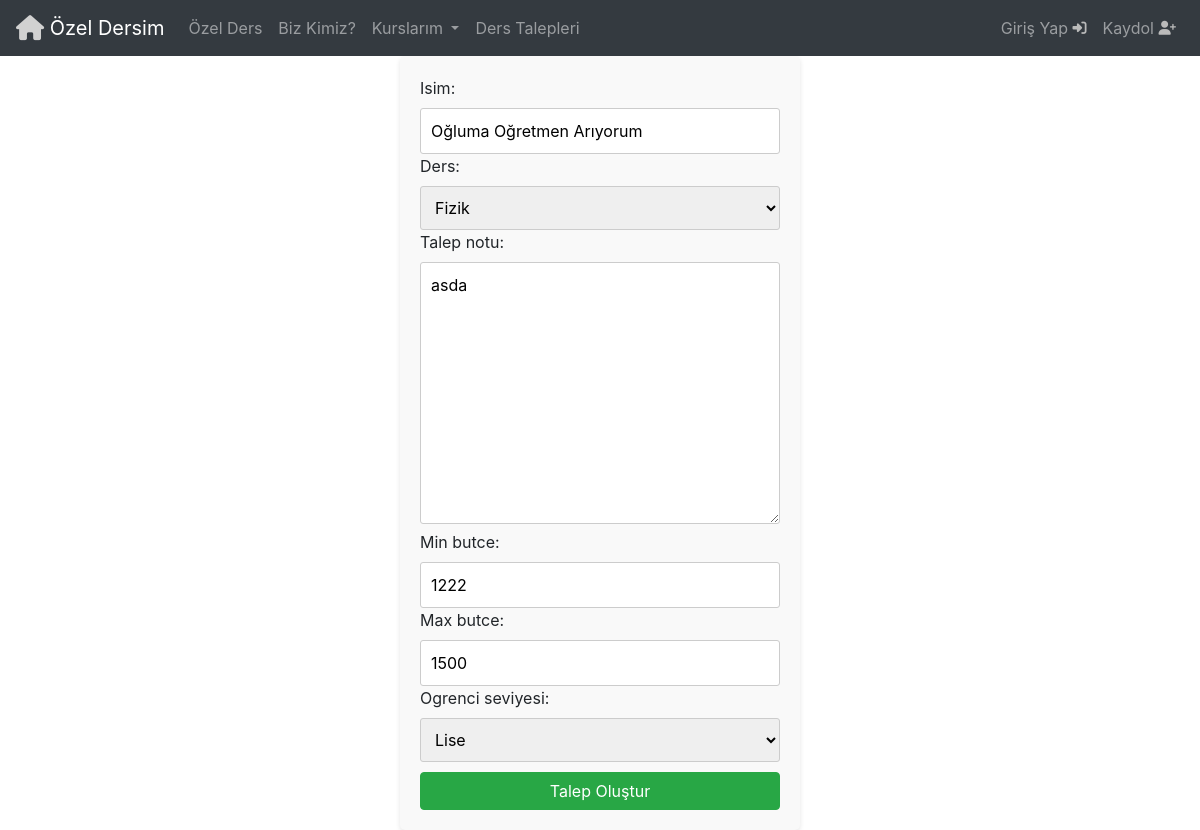
/talep_duzenle/21/, run on the app's committed database.
### Base/models.py (models this page shows, shortened)
class DersTalepleri(models.Model):
  seviye = [
    ('ilkokul', 'İlkokul'),
    ('ortaokul', 'Ortaokul'),
    ('lise', 'Lise'),
    ('universite', 'Üniversite'),
    ('yukseklisans','Yüksek Lisans'),
  ]
  kullanici = models.ForeignKey(User, on_delete=models.CASCADE)
  isim = models.CharField(max_length=50)
  ders = models.ForeignKey(Ders, on_delete=models.CASCADE)
  talep_notu= models.TextField(max_length=200,null=True,blank=True)
  talep_durumu = models.BooleanField(default=False)
  min_butce = models.IntegerField(validators=[MinValueValidator(0)])
  max_butce = models.IntegerField(validators=[MaxValueValidator(10000)])
  ogrenci_seviyesi = models.CharField(max_length=50,choices=seviye)
  olusturulma_tarihi = models.DateTimeField(auto_now_add=True)

class Ders(models.Model):
  ders = models.CharField(max_length=50)
  def __str__(self) :
    return self.ders

### Base/views.py (the view)
# urls.py: path('talep_duzenle/<str:pk>/', views.talep_duzenle, name='TalepDuzenle'),
def talep_duzenle(request, pk):
   ders_talebi = DersTalepleri.objects.get(id=pk)
   if request.method == 'POST':
        min=request.POST.get('min_butce')
        max=request.POST.get('max_butce')
        if max >= min:
           form = DersTalepleriForm(request.POST, instance=ders_talebi)
           if form.is_valid():
             form.save()
             return redirect('DersTalepleri')
        else:
            messages.error(request,'Minimum bütçe aralığı maksimum bütçe aralığından büyük olamaz')
            form = DersTalepleriForm()
   else:
      form = DersTalepleriForm(instance=ders_talebi)
   return render(request, 'TalepOluştur.html', {'form': form})

### Base/formlar.py
class DersTalepleriForm(forms.ModelForm):
    class Meta:
        model = DersTalepleri
        fields = ['isim' , 'ders' , 'talep_notu' , 'min_butce' , 'max_butce' , 'ogrenci_seviyesi']
    def __init__(self, *args, **kwargs):
        super().__init__(*args, **kwargs)
        for field in self.fields:
            self.fields[field].widget.attrs.update({'class': 'form-input'})

### Templates/TalepOluştur.html (shortened to what this page needs)
{% include 'navbar.html' %}
<!DOCTYPE html>
<html lang="en">
<head>
</head>
<body>
  <div class="form-container">
    <form action="" method="POST">
        {{form}}
        <button type="input" class="btn btn-success btn-block" style="margin-top: 10px;">Talep Oluştur</button>
    </form>
  </div>
</body>
</html>

### Templates/TalepOluştur.html (style rules this page uses)
.form-container { width: 400px; margin: 0 auto; padding: 20px; background-color: #f9f9f9; border-radius: 5px; box-shadow: 0 2px 5px rgba(0, 0, 0, 0.1); }
.form-input { width: 100%; padding: 10px; border: 1px solid #ccc; border-radius: 3px; }

### data on the page
DersTalepleri: isim "Oğluma Oğretmen Arıyorum", talep_notu "asda", min_butce "1222", max_butce "1500", ogrenci_seviyesi "Lise"
Ders: ders "Fizik"
